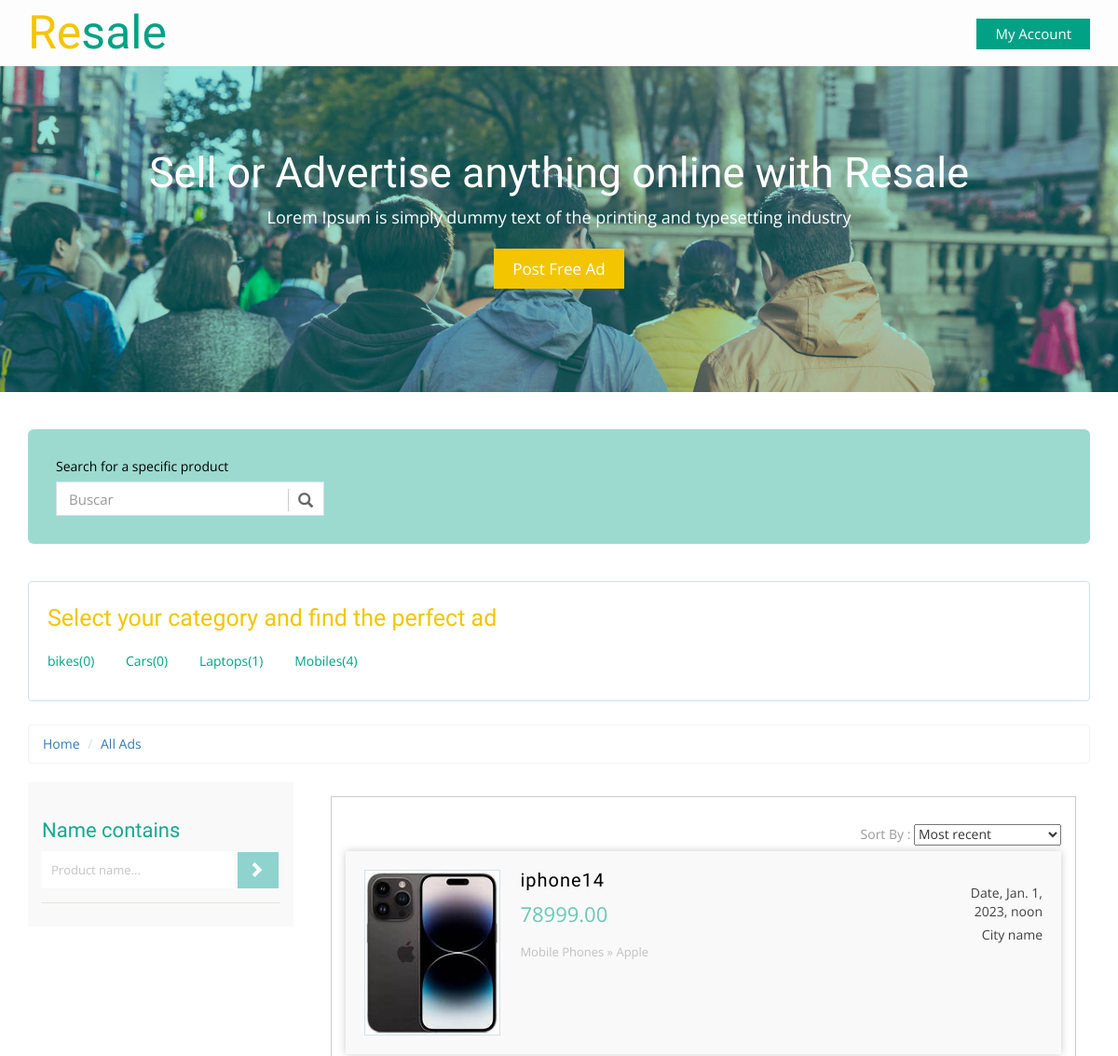
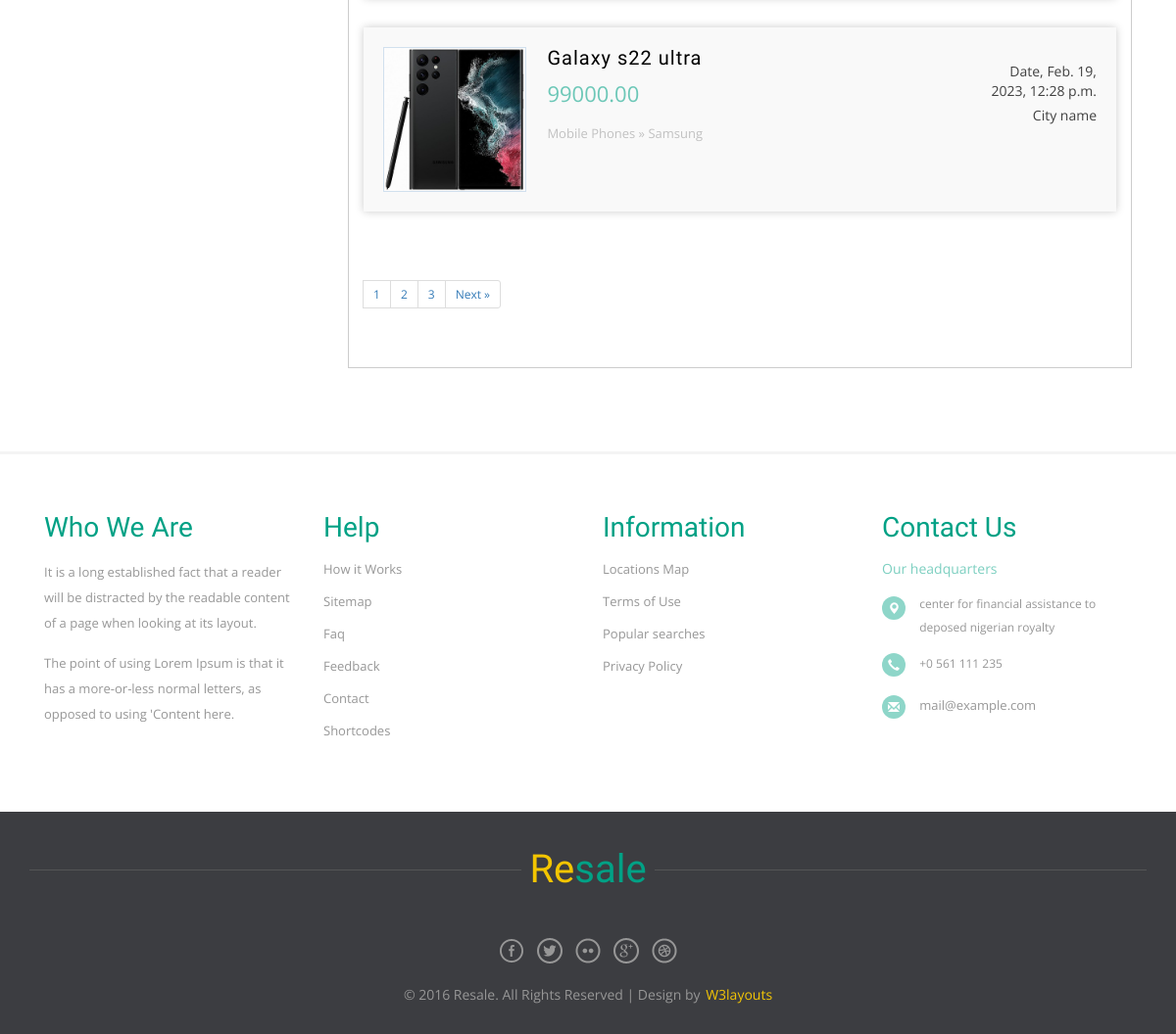
Screenshot of /products/ with the database file from the repository (2 pictures, top to bottom).
### product/models.py (models this page shows, shortened)
class Category(models.Model):
        category_name = models.CharField(max_length=50)
        image = models.ImageField(upload_to='category/',blank=True, null=True)
        slug = models.SlugField(blank=True,null=True)
        class Meta:
            verbose_name = 'category'
            verbose_name_plural = 'categories'
        def __str__(self):
          return self.category_name

class Product(models.Model):
    CONDITION_TYPE = (
        ("New" , "New"),
        ("Used", "Used")
    )
    name = models.CharField(max_length=100)
    owner = models.ForeignKey(User , on_delete=models.CASCADE)
    description = models.TextField(max_length=500)
    condition = models.CharField(max_length=100, choices=CONDITION_TYPE)
    category = models.ForeignKey('Category',on_delete=models.SET_NULL,null=True)
    Brand = models.ForeignKey('Brand',on_delete=models.SET_NULL,null=True)
    price = models.DecimalField(max_digits=7,decimal_places=2)
    image = models.ImageField(upload_to='main_product/', blank=True, null=True)
    created = models.DateTimeField(default=timezone.now)
    slug = models.SlugField(blank=True,null=True)

class Brand(models.Model):
        brand_name = models.CharField(max_length=50)
        class Meta:
            verbose_name = 'brand'
            verbose_name_plural = 'brands'
        def __str__(self):
          return self.brand_name

### product/views.py (the view, shortened to what this page needs)
# urls.py: path('',views.productlist ,name='product_list'),
def productlist(request , category_slug=None):
    category=None
    productlist = Product.objects.all()
    Categorylist = Category.objects.annotate(total_products=Count('product'))
    if category_slug :
        category = Category.objects.get(slug=category_slug)
        productlist = productlist.filter(category=category)
    search_query = request.GET.get('q')
    template = 'Product/product_list.html'
    paginator = Paginator(productlist, 2) # Show 25 contacts per page.
    page_number = request.GET.get('page')
    productlist = paginator.get_page(page_number)
    context ={'product_list' : productlist,'category_list': Categorylist,'category':category}
    return render(request,template,context)

### product/templates/Product/product_list.html (shortened to what this page needs)
{% extends 'base.html' %}
{% block body %}
	<div class="total-ads main-grid-border">
		<div class="container">
			<div class="select-box">
			 <div class="search-product ads-list">
					<label>Search for a specific product</label>
					<div class="search">
						<div id="custom-search-input">
						<div class="input-group">
							<input type="text" class="form-control input-lg" placeholder="Buscar" />
							<span class="input-group-btn">
								<button class="btn btn-info btn-lg" type="button">
									<i class="glyphicon glyphicon-search"></i>
								</button>
							</span>
						</div>
					</div>
					</div>
				</div>
				<div class="clearfix"></div>
			</div>
			<div class="all-categories">
				<h3> Select your category and find the perfect ad</h3>
				<ul class="all-cat-list">
					{% for category in category_list %}
					  <li><a href="{% url 'products:product_list_category' category.slug %}">{{category}}<span >({{category.total_products}})</a></li>
					{% endfor %}
				</ul>
			</div>
			<ol class="breadcrumb" style="margin-bottom: 5px;">
			  <li><a href="index.html">Home</a></li>
			  <li class="active"><a href="{% url 'products:product_list' %}">All Ads</a></li>
			</ol>
			<div class="ads-grid">
				<div class="side-bar col-md-3">
					<div class="search-hotel">
					<h3 class="sear-head">Name contains</h3>
					<form method="GET" action="{% url 'products:product_list' %}">
						<input type="text" value="Product name..." name="q" required="">
						<input type="submit" value=" ">
					</form>
				</div>
				</div>
				<div class="ads-display col-md-9">
					<div class="wrapper">
					<div class="bs-example bs-example-tabs" role="tabpanel" data-example-id="togglable-tabs">
					  <div id="myTabContent" class="tab-content">
						<div role="tabpanel" class="tab-pane fade in active" id="home" aria-labelledby="home-tab">
						   <div>
												<div id="container">
								<div class="sort">
								   <div class="sort-by">
										<label>Sort By : </label>
										<select>
														<option value="">Most recent</option>
										</select>
									   </div>
									 </div>
								<div class="clearfix"></div>
							<ul class="list">
								{% for product in product_list %}
								<a href="{% url 'products:product_detail' product.slug %}">
									<li>
									<img src={{product.image.url}} title="" alt="" />
									<section class="list-left">
									<h5 class="title">{{product.name}}</h5>
									<span class="adprice">{{product.price}}</span>
									<p class="catpath">Mobile Phones » {{product.Brand}}</p>
									</section>
									<section class="list-right">
									<span class="date">Date, {{product.created}}</span>
									<span class="cityname">City name</span>
									</section>
									<div class="clearfix"></div>
									</li>
								</a>
                                {% endfor %}
							</ul>
						</div>
							</div>
						</div>
						<div class="pagination">
						<ul class="pagination pagination-sm">
								{% if product_list.has_other_pages %}
								{% for page in product_list.paginator.page_range %}
								{% if product_list.number == page %}
								<li><a href="#">{{page}}</a></li>
								{% else %}
							     	<li><a href="?page={{page}}">{{page}}</a></li>
								{% endif %}
							    {% endfor %}
                      {% if product_list.has_next %}
					  <li><a href="?page={{ product_list.next_page_number }}">Next &raquo;</a></li>
					  {% else %}
						<li class="disabled"></li>
	                  {% endif %}
					  {% endif %}
						</ul>
					</div>
					  </div>
					</div>
				</div>
				</div>
			</div>
		</div>
	</div>
{% endblock body %}

### rows the page displays
Category: category_name "bikes", total_products "0"
Category: category_name "Cars", total_products "0"
Category: category_name "Laptops", total_products "1"
Category: category_name "Mobiles", total_products "4"
Product: image (picture), name "iphone14", price "78999.00", Brand "Apple", created "Jan. 1, 2023, noon"
Product: image (picture), name "Galaxy s22 ultra", price "99000.00", Brand "Samsung", created "Feb. 19, 2023, 12:28 p.m."

### other values shown
{{ page }} "1"
{{ page }} "2" "3"
